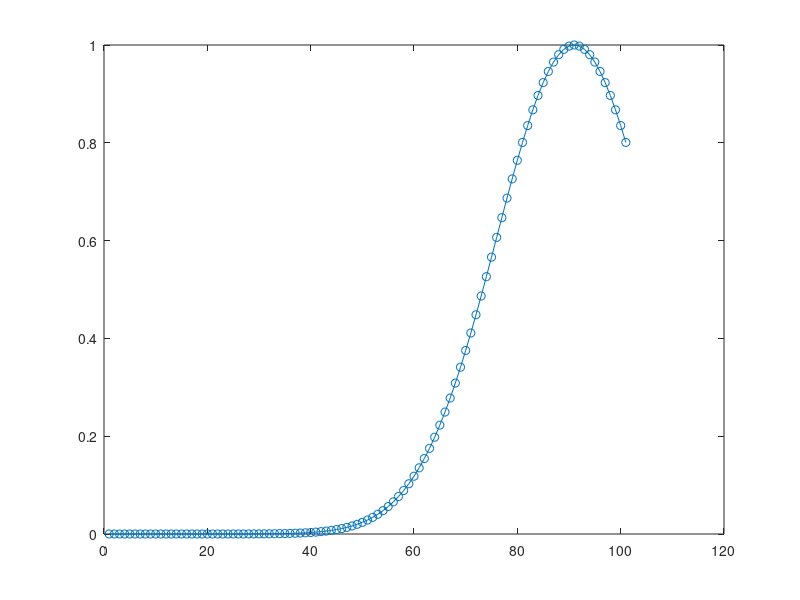

Reproduce this figure in MATLAB.
function idx=Get_GuidedMax(Profile,MaskCenter,MaskWidth)
    %JWJK_C:
    %This function finds a maximum along a profile, but prefererentially in 
    %a pre-specified region. This is done by iterative masking. 
    %:JWJK_C
if nargin<3    
    if nargin<1  %no data
        ax=-50:50;
        Profile=exp(-0.5*((ax-40)/15).^2); 
        plot(Profile,'o-');
    end
    Ld=length(Profile);
    MaskCenter=Ld/2;
    MaskWidth=Ld/4;
end
Ld=length(Profile);
ax=(1:Ld);

for ii=1:5
    Mask=exp(-0.5*((ax-MaskCenter)/MaskWidth).^2); 
    MaskedProfile=Mask.*Profile;
    [~,idx]=max(MaskedProfile);
    MaskCenter=idx;
end
